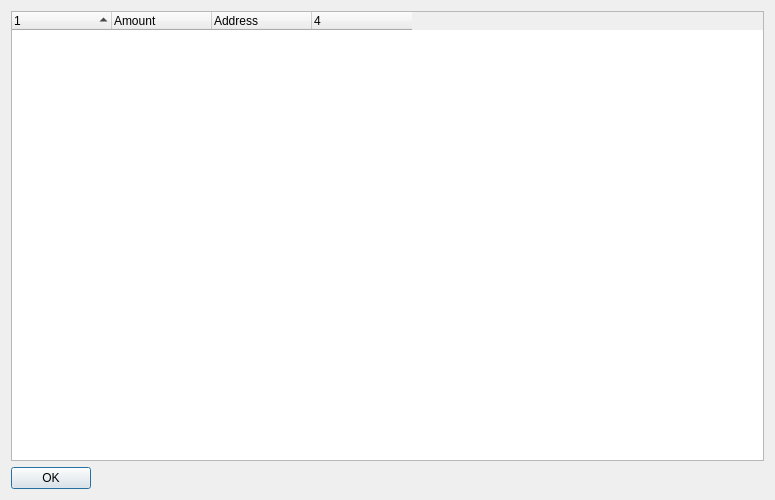
<?xml version="1.0" encoding="UTF-8"?>
<ui version="4.0">
 <class>FindAddressDialog</class>
 <widget class="QDialog" name="FindAddressDialog">
  <property name="geometry">
   <rect>
    <x>0</x>
    <y>0</y>
    <width>775</width>
    <height>500</height>
   </rect>
  </property>
  <property name="windowTitle">
   <string>Find Address</string>
  </property>
  <layout class="QVBoxLayout" name="verticalLayout">
   <item>
    <widget class="CoinControlTreeWidget" name="treeWidget">
     <property name="contextMenuPolicy">
      <enum>Qt::CustomContextMenu</enum>
     </property>
     <property name="sortingEnabled">
      <bool>false</bool>
     </property>
     <property name="columnCount">
      <number>4</number>
     </property>
     <attribute name="headerShowSortIndicator" stdset="0">
      <bool>true</bool>
     </attribute>
     <attribute name="headerStretchLastSection">
      <bool>false</bool>
     </attribute>
     <column>
      <property name="text">
       <string/>
      </property>
     </column>
     <column>
      <property name="text">
       <string>Amount</string>
      </property>
     </column>
     <column>
      <property name="text">
       <string>Address</string>
      </property>
     </column>
     <column>
      <property name="text">
       <string/>
      </property>
     </column>
    </widget>
   </item>
   <item>
    <widget class="QDialogButtonBox" name="buttonBox">
     <property name="sizePolicy">
      <sizepolicy hsizetype="Maximum" vsizetype="Fixed">
       <horstretch>0</horstretch>
       <verstretch>0</verstretch>
      </sizepolicy>
     </property>
     <property name="orientation">
      <enum>Qt::Horizontal</enum>
     </property>
     <property name="standardButtons">
      <set>QDialogButtonBox::Ok</set>
     </property>
    </widget>
   </item>
  </layout>
 </widget>
 <customwidgets>
  <customwidget>
   <class>CoinControlTreeWidget</class>
   <extends>QTreeWidget</extends>
   <header>coincontroltreewidget.h</header>
  </customwidget>
 </customwidgets>
 <resources/>
 <connections/>
</ui>
